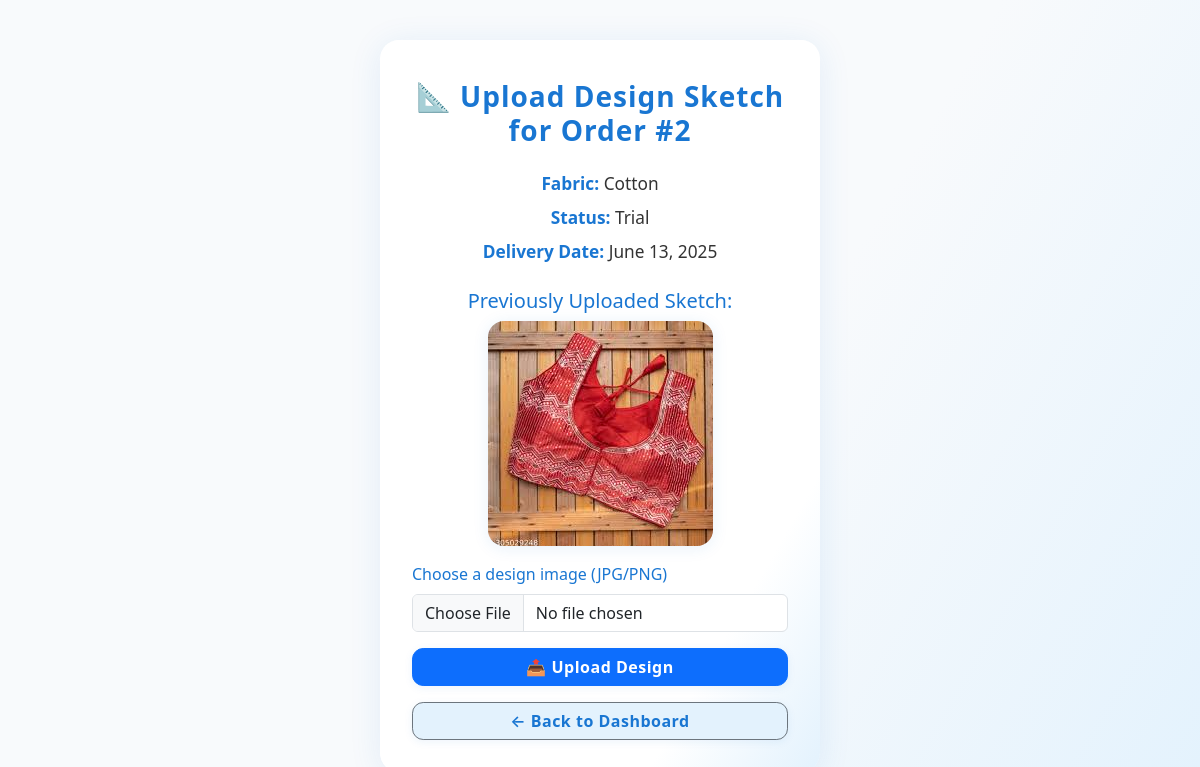
Page /order/2/design/ on the committed database.
### core/models.py (models this page shows, shortened)
class Order(models.Model):
    customer = models.ForeignKey(Customer, on_delete=models.CASCADE)
    fabric = models.ForeignKey(Fabric, on_delete=models.SET_NULL, null=True)
    tailor = models.ForeignKey(Tailor, on_delete=models.SET_NULL, null=True)
    style_notes = models.TextField()
    measurement = models.ForeignKey(Measurement, on_delete=models.SET_NULL, null=True)
    status = models.CharField(max_length=20, choices=ORDER_STATUS_CHOICES, default="Received")
    order_date = models.DateTimeField(auto_now_add=True)
    delivery_date = models.DateField()
    created_at = models.DateTimeField (auto_now_add=True)
    design_image = models.ImageField(upload_to='designs/', null=True, blank=True,  help_text="Customer uploaded design sketch or reference image")

class Fabric(models.Model):
    name = models.CharField(max_length=100)
    quantity_in_meters = models.FloatField()
    price_per_meter = models.FloatField()

### core/views.py (the view)
# urls.py: path('order/<int:order_id>/design/', views.customer_order_detail, name='customer_order_detail'),
def customer_order_detail(request, order_id):
    order = get_object_or_404(Order, id=order_id)
    if request.method == 'POST' and request.FILES.get('design_image'):
        order.design_image = request.FILES['design_image']
        order.save()
        return redirect('customer_order_detail', order_id=order.id)
    return render(request, 'core/customer_order_detail.html', {'order': order})

### core/templates/core/customer_order_detail.html (shortened to what this page needs)
<!DOCTYPE html>
<html>
<head>
    <link href="https://cdn.jsdelivr.net/npm/bootstrap@5.3.0/dist/css/bootstrap.min.css" rel="stylesheet">
</head>
<body>
<div class="upload-design-card">
    <h3>📐 Upload Design Sketch for Order #{{ order.id }}</h3>
    <div class="order-info mb-4 text-center">
        <p><strong>Fabric:</strong> {{ order.fabric.name }}</p>
        <p><strong>Status:</strong> {{ order.status }}</p>
        <p><strong>Delivery Date:</strong> {{ order.delivery_date }}</p>
    </div>
    {% if order.design_image %}
        <div class="mb-3 text-center">
            <h5 class="mb-2" style="color:#1976d2;">Previously Uploaded Sketch:</h5>
            <img src="{{ order.design_image.url }}" alt="Design Sketch" class="img-fluid" style="max-width: 300px;">
        </div>
    {% endif %}
    <form method="POST" enctype="multipart/form-data" class="mt-3">
        <div class="mb-3">
            <label for="designImage" class="form-label">Choose a design image (JPG/PNG)</label>
            <input type="file" name="design_image" accept="image/*" class="form-control" required>
        </div>
        <button type="submit" class="btn btn-primary">📤 Upload Design</button>
    </form>
    <a href="{% url 'customer_dashboard' %}" class="btn btn-secondary mt-3">← Back to Dashboard</a>
</div>
</body>
</html>

### core/templates/core/customer_order_detail.html (style rules this page uses)
body { background: linear-gradient(120deg, #f8fafc 60%, #e3f2fd 100%); min-height: 100vh; display: flex; align-items: center; justify-content: center; }
.upload-design-card { background: linear-gradient(120deg, #fff 80%, #e3f2fd 100%); border-radius: 1.2rem; box-shadow: 0 4px 32px rgba(25,118,210,0.10); padding: 2.5rem 2rem 2rem 2rem; max-width: 440px; margin: 2.5rem auto; animation: fadeInUp 1s both; border: none; }
h3 { color: #1976d2; font-weight: bold; letter-spacing: 1px; margin-bottom: 1.5rem; text-align: center; animation: fadeInDown 1s both; }
.order-info p { margin-bottom: 0.5rem; color: #333; font-size: 1.08rem; }
.order-info strong { color: #1976d2; }
.img-fluid { border-radius: 1rem; box-shadow: 0 2px 16px rgba(25,118,210,0.10); animation: fadeInImg 1.2s 0.2s both; margin-bottom: 1rem; display: block; margin-left: auto; margin-right: auto; }
.form-label { color: #1976d2; font-weight: 500; }
.btn-primary, .btn-secondary { border-radius: 0.7rem; font-weight: 600; letter-spacing: 0.5px; transition: box-shadow 0.3s, background 0.3s, color 0.2s, transform 0.2s; box-shadow: 0 2px 8px rgba(25,118,210,0.08); width: 100%; }
.btn-secondary { background: #e3f2fd; color: #1976d2; margin-top: 1rem; }

### rows in the picture
Order: id "2", fabric.name "Cotton", status "Trial", delivery_date "June 13, 2025", design_image (picture)
